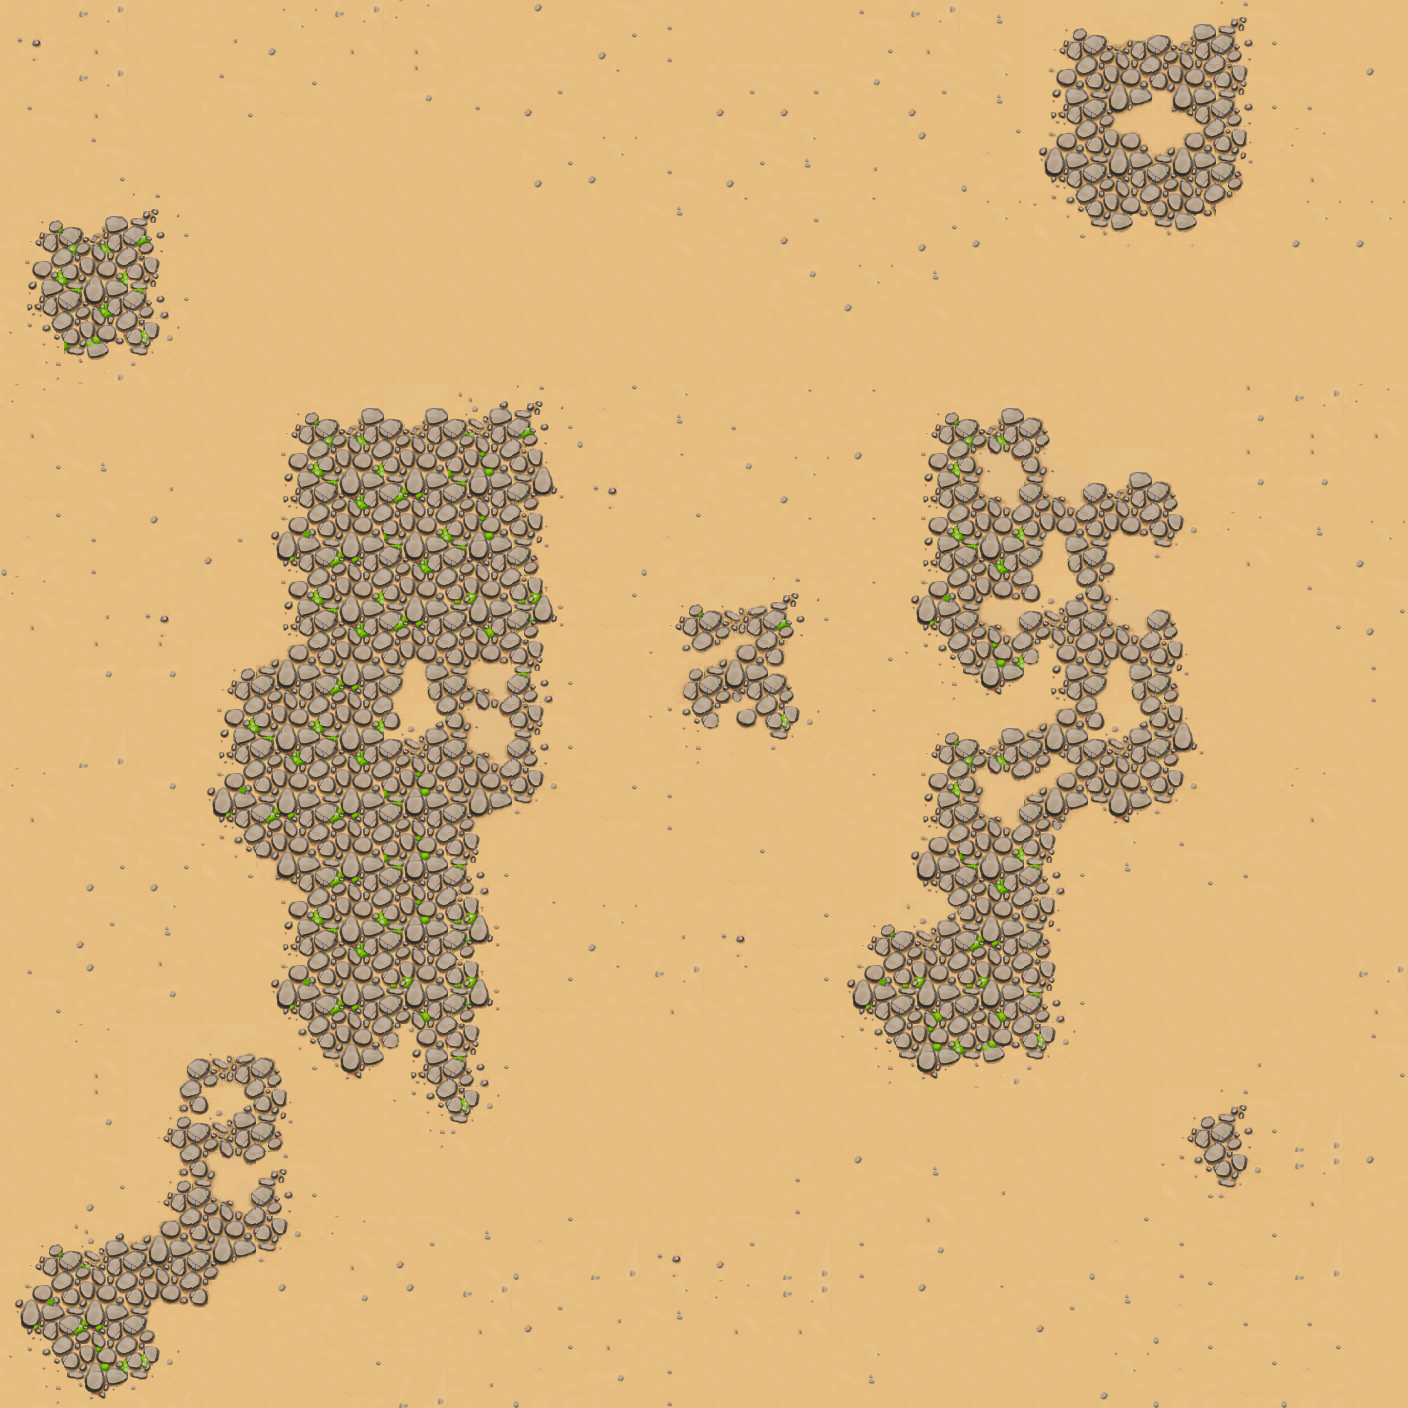

A 2D game scene composited from a Tiled map and its tileset images. What follows is a short description and the map's XML, with each tile layer's data collapsed to a summary:
An orthogonal 22x22 tile map with 64x64 px tiles, 1 tile layer (background), 5 tilesets and 54 objects (8x gem, biggem, load:liam/maze, load:ritualspace, spawn, ...).

<map version="1.5" tiledversion="1.5.0" orientation="orthogonal" renderorder="right-down" width="22" height="22" tilewidth="64" tileheight="64" infinite="0" nextlayerid="10" nextobjectid="121">
 <tileset firstgid="1" name="crystal_set" tilewidth="100" tileheight="100" tilecount="5" columns="5">
  <image source="melle/crystal_set.png" width="500" height="100" />
 </tileset>
 <tileset firstgid="6" name="trees" tilewidth="54" tileheight="72" tilecount="2" columns="2">
  <image source="trees.png" width="108" height="72" />
  <tile id="0">
   <objectgroup draworder="index" id="2">
    <object id="1" x="15.125" y="52.5625" width="24.75" height="19.25" />
   </objectgroup>
  </tile>
  <tile id="1">
   <objectgroup draworder="index" id="2">
    <object id="1" x="16.125" y="52.625" width="24.875" height="19.5" />
   </objectgroup>
  </tile>
 </tileset>
 <tileset firstgid="8" name="grassy_stones_64" tilewidth="64" tileheight="64" tilecount="36" columns="6">
  <image source="melle/grassy_stones_64.png" width="384" height="384" />
 </tileset>
 <tileset firstgid="44" name="stones_64" tilewidth="64" tileheight="64" tilecount="72" columns="12">
  <image source="melle/stones_64.png" width="768" height="384" />
 </tileset>
 <tileset firstgid="116" name="bush" tilewidth="64" tileheight="64" tilecount="2" columns="2">
  <image source="liam/bush.png" width="128" height="64" />
 </tileset>
 <layer id="1" name="background" width="22" height="22" tintcolor="#ffd8bd">
  <data>[484 cells, 484 non-empty, 76 distinct tile ids]</data>
 </layer>
 <objectgroup id="2" name="items">
  <object id="2" name="gem" gid="4" x="451.729" y="667.582" width="16" height="16" />
  <object id="3" name="gem" gid="2" x="1210.84" y="1156" width="16" height="16" />
  <object id="4" name="gem" gid="3" x="1148.59" y="131.994" width="16" height="16" />
  <object id="5" name="gem" gid="5" x="368.22" y="954.36" width="16" height="16" />
  <object id="117" name="gem" gid="2" x="304" y="897" width="16" height="16" />
  <object id="118" name="gem" gid="3" x="970" y="543" width="16" height="16" />
  <object id="119" name="gem" gid="5" x="67.6667" y="283" width="16" height="16" />
  <object id="120" name="gem" gid="4" x="-489.788" y="507.182" width="16" height="16" />
  <object id="37" name="biggem" gid="1" x="697" y="725" width="100" height="100" visible="0">
   <properties>
    <property name="dialogue" value="hiddenFeels" />
   </properties>
  </object>
  <object id="108" gid="1" x="-1119.7" y="2195.45" width="560.606" height="560.606">
   <properties>
    <property name="dialogue" value="gemTrap" />
   </properties>
  </object>
  <object id="112" name="load:liam/maze" gid="116" x="672.667" y="498" width="129.333" height="129.333" visible="0" />
 </objectgroup>
 <objectgroup id="5" name="trees">
  <object id="19" gid="6" x="364.45" y="701.741" width="105.049" height="140.066" />
  <object id="20" gid="6" x="959.474" y="623.696" width="81.7993" height="109.066" />
  <object id="21" gid="6" x="916.095" y="1008.23" width="78.7993" height="105.066" />
  <object id="22" name="load:ritualspace" gid="7" x="-225.848" y="-58.2985" width="160.549" height="190.066" />
  <object id="23" gid="7" x="295.619" y="978.836" width="83.5493" height="111.399" />
  <object id="24" gid="7" x="962.609" y="487.494" width="75.0493" height="100.066" />
  <object id="40" gid="7" x="372.892" y="925.217" width="83.5493" height="111.399" />
  <object id="42" gid="7" x="407.475" y="1040.38" width="83.5493" height="111.399" />
  <object id="43" gid="7" x="305.725" y="1043.63" width="83.5493" height="111.399" />
  <object id="44" gid="7" x="1005.14" y="851.3" width="75.0493" height="100.066" />
  <object id="78" gid="7" x="180.225" y="1113.8" width="83.5493" height="111.399" />
  <object id="84" gid="7" x="260.225" y="1305.3" width="83.5493" height="111.399" />
  <object id="113" gid="7" x="325.892" y="937.967" width="83.5493" height="111.399" />
 </objectgroup>
 <objectgroup id="4" name="walls">
  <object id="9" x="-136.742" y="175.879" width="120" height="1245.27" />
  <object id="10" x="1408.67" y="-20.1212" width="118" height="1446.97" />
  <object id="11" x="-54.1212" y="-133.333" width="1450.06" height="123.333" />
  <object id="12" x="-15.1515" y="1411.36" width="1421.82" height="96" />
  <object id="82" x="437.25" y="915.75" width="28" height="53">
   <properties>
    <property name="autodisplay" type="bool" value="true" />
    <property name="notice" value="invisibleStop" />
   </properties>
  </object>
  <object id="39" name="spawn" x="797.666" y="1246.17" width="50" height="44.5" />
  <object id="86" x="-229.455" y="-9.10606" width="201" height="47.6667">
   <properties>
    <property name="dialogue" value="astralChill" />
   </properties>
  </object>
  <object id="87" x="-281.788" y="-188.439" width="50" height="216">
   <properties>
    <property name="dialogue" value="astralChill" />
   </properties>
  </object>
  <object id="88" x="-312.788" y="177.561" width="236" height="34">
   <properties>
    <property name="dialogue" value="astralChill" />
   </properties>
  </object>
  <object id="89" x="-828.788" y="161.561" width="320" height="32">
   <properties>
    <property name="dialogue" value="astralChill" />
   </properties>
  </object>
  <object id="90" x="-352.788" y="227.561" width="38" height="558">
   <properties>
    <property name="dialogue" value="astralChill" />
   </properties>
  </object>
  <object id="91" x="-778.788" y="-40.4394" width="120" height="26">
   <properties>
    <property name="dialogue" value="astralChill" />
   </properties>
  </object>
  <object id="92" x="-888.788" y="423.561" width="468" height="46">
   <properties>
    <property name="dialogue" value="astralChill" />
   </properties>
  </object>
  <object id="93" x="-1002.79" y="-34.4394" width="84" height="444">
   <properties>
    <property name="dialogue" value="astralChill" />
   </properties>
  </object>
  <object id="94" x="-652.788" y="-98.4394" width="146" height="258">
   <properties>
    <property name="dialogue" value="astralChill" />
   </properties>
  </object>
  <object id="95" x="-274.788" y="-490.439" width="36" height="148">
   <properties>
    <property name="dialogue" value="astralChill" />
   </properties>
  </object>
  <object id="96" x="-10.7879" y="-616.439" width="26" height="516">
   <properties>
    <property name="dialogue" value="astralChill" />
   </properties>
  </object>
  <object id="97" x="-1358.79" y="-698.439" width="1388" height="80">
   <properties>
    <property name="dialogue" value="astralChill" />
   </properties>
  </object>
  <object id="98" x="-278.788" y="-346.439" width="38" height="162">
   <properties>
    <property name="dialogue" value="astralChill" />
   </properties>
  </object>
  <object id="99" x="-1280.79" y="-474.439" width="1002" height="52">
   <properties>
    <property name="dialogue" value="astralChill" />
   </properties>
  </object>
  <object id="100" x="-1448.79" y="-628.439" width="80" height="1646">
   <properties>
    <property name="dialogue" value="astralChill" />
   </properties>
  </object>
  <object id="101" x="-1024.79" y="967.561" width="706" height="64">
   <properties>
    <property name="dialogue" value="astralChill" />
   </properties>
  </object>
  <object id="102" x="-1094.79" y="593.561" width="580" height="40">
   <properties>
    <property name="dialogue" value="astralChill" />
   </properties>
  </object>
  <object id="103" x="-904.788" y="643.561" width="66" height="326">
   <properties>
    <property name="dialogue" value="astralChill" />
   </properties>
  </object>
  <object id="104" x="-1180.79" y="-416.439" width="56" height="370">
   <properties>
    <property name="dialogue" value="astralChill" />
   </properties>
  </object>
  </objectgroup>
</map>
<!-- 3 of 54 objects omitted -->
